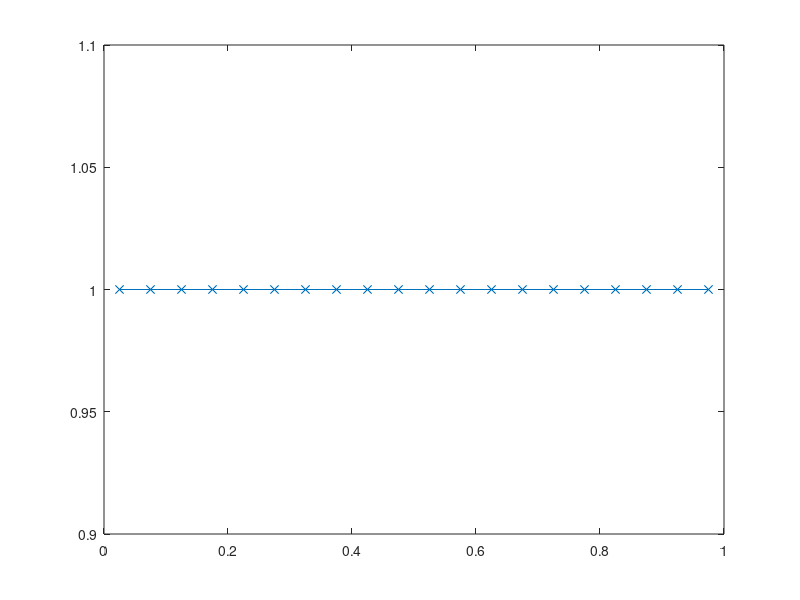
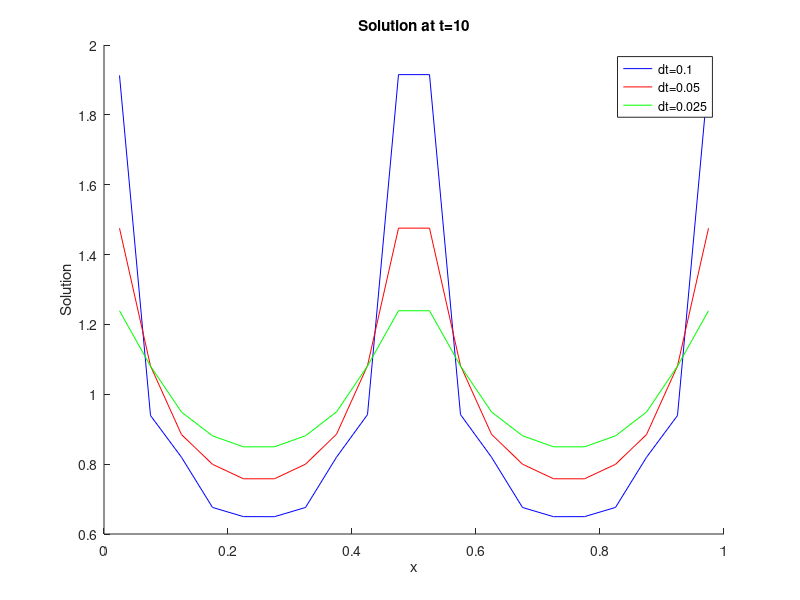

The MATLAB script that drew these images, in order:
close all
clear all
%% Input data
N  = 20;        % number of cells
dx = 1/N;

dt   = 0.1;     % time step
tend = 10;      % total simulation time

fmt = '-b';     % linecolor for plot of final solution

show_sol = 0;   % (=1) show intermediate solutions during simulation

method = 1;     % method = 1 : exact at t(n+1)
                % method = 2 : exact at t(n+1/2)
                % method = 3 : DGCL
dt_values = [0.1, 0.05, 0.025];

% amplitudes = zeros(length(dt_values), 1); % amplitudes, computed roughly at t = 0.25 
amplitudes = [];
loop_count = 0;
for dt = dt_values
  if dt==0.1
    fmt = '-b';
  elseif dt==0.05
    fmt = '-r';
  else
    fmt = '-g';
  end

if (method == 1)
  disp('Mesh velocities are EXACT at t(n+1)');
elseif (method == 2)
  disp('Mesh velocities are EXACT at t(n+1/2)');
else
  disp('Mesh velocities satisfy DGCL');
end

%% Initialisation

dx = zeros(1,N);    % cell volumes
xi = zeros(1,N+1);  % face centers
x  = zeros(1,N);    % cell centers
u  = ones(1,N);     % solution

xi  = (0:N)/N;              % face centers
xi0 = (0:N)/N;              % face centers at t=0
x   = (1:N)/N - 0.5/N;      % cell centers
dx  = xi(2:N+1) - xi(1:N);  % cell volumes

% Plot initial solution
figure(1);
hold off;
axis([0 1 0.98 1.02]);
plot(x,u,'-x');
hold off;

L = zeros(N);   % Discretization matrix

%% Simulation loop
for t=dt:dt:tend
  dx_tn = dx;  % store cell volume at tn
  xi_tn = xi;  % store face center at tn
  u_tn  = u;   % store solution at tn
  
  xi     = xi0 + sin(2*pi*t) * sin(2*pi*xi0) / N;   % face centers at tn+1
  dx     = xi(2:N+1)-xi(1:N);                       % cell volumes at tn+1
  x      = xi(1:N) + dx/2;                          % cell centers at tn+1
  
  dxidt_exnp1   = 2*pi*cos(2*pi*(t))*sin(2*pi*xi0) / N;         % exact face velocity at tn+1
  dxidt_exnp1_2 = 2*pi*cos(2*pi*(t-dt/2))*sin(2*pi*xi0) / N;    % exact face velocity at tn+1/2
  dxidt_dgcl    = (xi - xi_tn) / dt;                            % face velocity satisfying D-GCL
  
  if (method == 1)
    dxidt = dxidt_exnp1;
  elseif (method ==2)
    dxidt = dxidt_exnp1_2;
  else
    dxidt = dxidt_dgcl;
  end
    
  % Setting up system to solve; for each cell:
  %
  %   (u*dx)^(n+1) - (u*dx)^n      
  %   ------------------------- - [ u_leftface * dxidt_leftface * (-1) + u_rightface * dxidt_rightface * (+1) ]^(n+1) = 0
  %             dt                 
  %
  % which can be written for the total system as:
  %
  % L u^(n+1) = (u*dx)^n
  %
  % We use a simple avarage to compute the solution at a cell face:
  %   u_face = 0.5 * (u_leftcell + u_rightcell)
  %
  % Internal cells
  for i=2:N-1
    L(i,i-1:i+1) = [0 dx(i) 0] - dt * 0.5*[-dxidt(i) dxidt(i+1)-dxidt(i) dxidt(i+1)];
  end
  % Boundary cells
  L(1,1:2)   = [dx(1) 0] - dt * 0.5*[dxidt(2)-2*dxidt(1) dxidt(2)];
  L(N,N-1:N) = [0 dx(N)] - dt * 0.5*[-dxidt(N) 2*dxidt(N+1)-dxidt(N)];

  % solve system
  u = (L\(dx_tn.*u_tn)')';

  % store amplitude at x = 0.25, only at final solution (t = tend)
  if (t > tend- 0.01*dt) 
      u_min = min(u);
      % amplitudes(loop_count,1) = 1-u_min;
      amplitudes = [amplitudes, 1-u_min];
  end


  % Show intermediate solution
  if (show_sol)
    figure(1);
    hold off;
    plot(x,u,'-x');
    axis([0 1 0.8 1.2]);
%    pause
  end
  
end


%% Plot final solution
figure(2);
hold on;
title(['Solution at t=' num2str(tend)]);
ylabel('Solution');
xlabel('x');
plot(x,u,fmt);
legend(['dt=0.1'], ['dt=0.05'], ['dt=0.025']);
loop_count = loop_count + 1;
end

% rough order of accuracy
% p = mean((amplitudes[:-1] - amplitudes[1:])/(dt_values[:-1] - dt_values[1:]));
p = (amplitudes(1:end-1) - amplitudes(2:end)) ./ (dt_values(1:end-1) - dt_values(2:end));
p_mean = mean(p);
log_base_2_p = log(p_mean) / log(0.5);


% saveas(figure(2), 'method_3_q21.png');
hold off;


